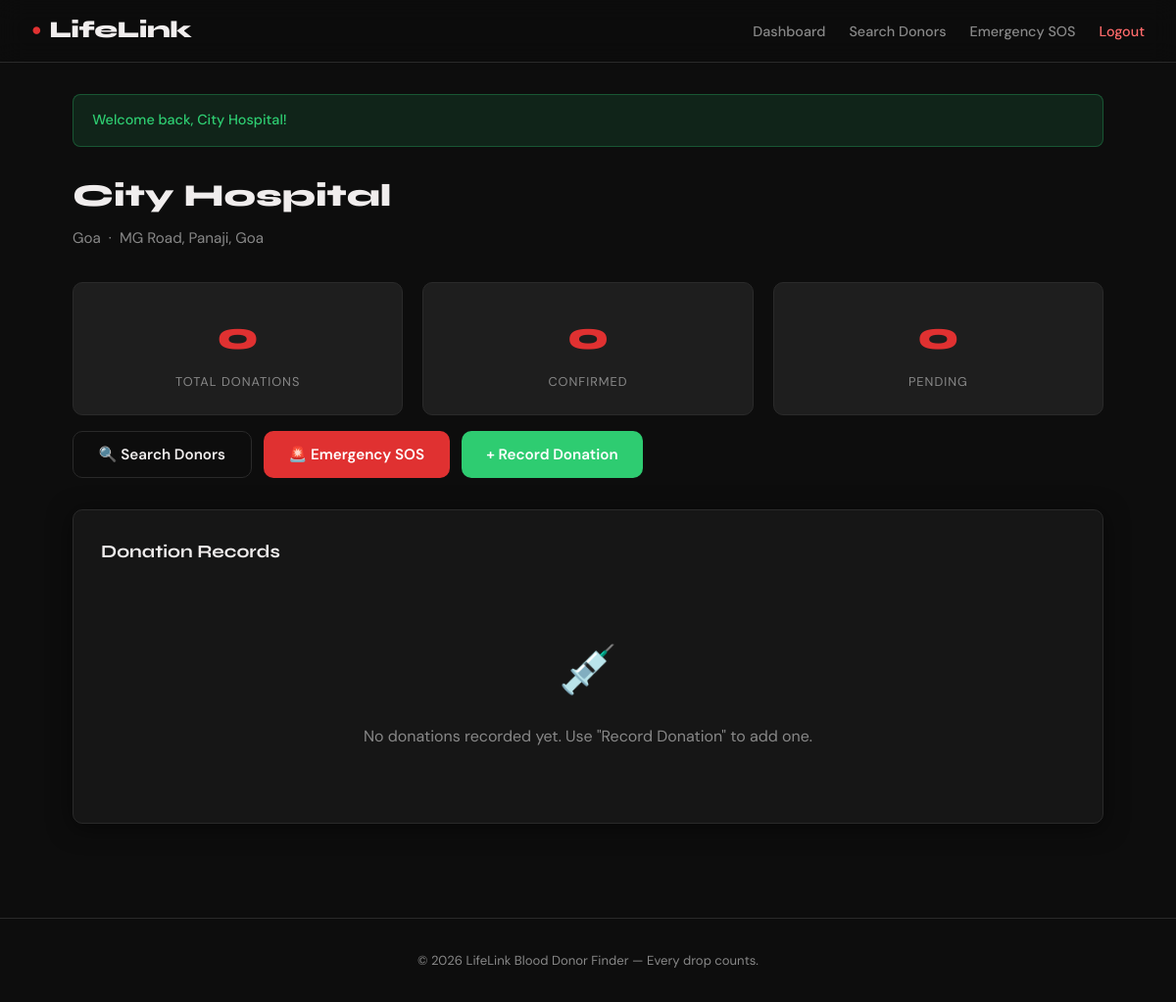
Page /hospital/dashboard.php (signed in) on the committed database.
### tables this page shows
CREATE TABLE IF NOT EXISTS `hospitals` (
  `id`      INT UNSIGNED AUTO_INCREMENT PRIMARY KEY,
  `user_id` INT UNSIGNED NOT NULL UNIQUE,
  `city`    VARCHAR(100) NOT NULL,
  `address` VARCHAR(255) DEFAULT NULL,
  CONSTRAINT `fk_hosp_user` FOREIGN KEY (`user_id`) REFERENCES `users`(`id`) ON DELETE CASCADE
);

CREATE TABLE IF NOT EXISTS `users` (
  `id`         INT UNSIGNED AUTO_INCREMENT PRIMARY KEY,
  `name`       VARCHAR(100) NOT NULL,
  `email`      VARCHAR(150) NOT NULL UNIQUE,
  `password`   VARCHAR(255) NOT NULL,
  `role`       ENUM('donor','patient','hospital') NOT NULL DEFAULT 'donor',
  `phone`      VARCHAR(20) DEFAULT NULL,
  `created_at` DATETIME NOT NULL DEFAULT CURRENT_TIMESTAMP,
  `updated_at` DATETIME NOT NULL DEFAULT CURRENT_TIMESTAMP ON UPDATE CURRENT_TIMESTAMP
);

### includes/helpers.php (called while the page is built, shortened)
<?php
function sanitize(string $val): string {
    return htmlspecialchars(trim($val), ENT_QUOTES, 'UTF-8');
}

### hospital/dashboard.php (the view, shortened to what this page needs)
<?php
require_once __DIR__ . '/../includes/helpers.php';
$pdo    = getDB();
$userId = (int) $_SESSION['user_id'];
$hStmt = $pdo->prepare('SELECT h.*, u.name, u.email, u.phone FROM hospitals h JOIN users u ON u.id = h.user_id WHERE h.user_id = ?');
$hStmt->execute([$userId]);
$hospital = $hStmt->fetch();
$stats = $pdo->prepare('SELECT
    COUNT(*) AS total,
    SUM(CASE WHEN status="confirmed" THEN 1 ELSE 0 END) AS confirmed,
    SUM(CASE WHEN status="pending"   THEN 1 ELSE 0 END) AS pending
    FROM donations WHERE hospital_id = ?');
$stats->execute([$userId]);
$statRow = $stats->fetch();
$dStmt = $pdo->prepare('
    SELECT don.*, u.name AS donor_name, u.phone AS donor_phone, d.blood_group
    FROM donations don
    JOIN donors d ON d.id = don.donor_id
    JOIN users u ON u.id = d.user_id
    WHERE don.hospital_id = ?
    ORDER BY don.created_at DESC LIMIT 20
');
$dStmt->execute([$userId]);
$donations = $dStmt->fetchAll();
include __DIR__ . '/../includes/header.php';
?>
<div class="page-header fade-in">
  <h2><?= sanitize($hospital['name'] ?? 'Hospital Dashboard') ?></h2>
  <p><?= sanitize($hospital['city'] ?? '') ?> &nbsp;·&nbsp; <?= sanitize($hospital['address'] ?? '') ?></p>
</div>
<div class="grid-3 fade-in mb-2">
  <div class="stat-tile">
    <div class="stat-num" id="stat-total"><?= (int)$statRow['total'] ?></div>
    <div class="stat-label">Total Donations</div>
  </div>
  <div class="stat-tile">
    <div class="stat-num" id="stat-confirmed"><?= (int)$statRow['confirmed'] ?></div>
    <div class="stat-label">Confirmed</div>
  </div>
  <div class="stat-tile">
    <div class="stat-num" id="stat-pending"><?= (int)$statRow['pending'] ?></div>
    <div class="stat-label">Pending</div>
  </div>
</div>
<div style="display:flex;gap:.75rem;flex-wrap:wrap;margin-bottom:2rem;" class="fade-in">
  <a href="<?= APP_URL ?>/patient/search.php" class="btn btn-outline">🔍 Search Donors</a>
  <a href="<?= APP_URL ?>/patient/emergency.php" class="btn btn-primary">🚨 Emergency SOS</a>
  <a href="<?= APP_URL ?>/hospital/add_donation.php" class="btn btn-green">+ Record Donation</a>
</div>
<div class="card fade-in">
  <div class="card-title">Donation Records</div>
  <?php if (empty($donations)): ?>
    <div class="empty-state"><div class="empty-icon">💉</div><p>No donations recorded yet. Use "Record Donation" to add one.</p></div>
  <?php endif; ?>
</div>
<?php include __DIR__ . '/../includes/footer.php'; ?>

### assets/css/main.css (style rules this page uses)
:root { --red: #E03131; --red-dark: #B02020; --red-light: #FF6B6B; --bg: #0D0D0D; --bg-card: #161616; --bg-panel: #1E1E1E; --border: #2A2A2A; --text: #F0EDED; --text-muted: #888; --green: #2ECC71; --yellow: #F39C12; --blue: #3498DB; --radius: 10px; --font-head: 'Syne', sans-serif; --font-body: 'DM Sans', sans-serif; --shadow: 0 4px 24px rgba(0,0,0,.5); }
*, *::before, *::after { box-sizing: border-box; margin: 0; padding: 0; }
html { font-size: 16px; scroll-behavior: smooth; }
body { background: var(--bg); color: var(--text); font-family: var(--font-body); font-weight: 400; line-height: 1.6; min-height: 100vh; }
a { color: var(--red-light); text-decoration: none; }
.btn { display: inline-flex; align-items: center; gap: .5rem; padding: .7rem 1.6rem; border: none; cursor: pointer; font-family: var(--font-body); font-size: .95rem; font-weight: 600; border-radius: var(--radius); transition: all .2s; text-decoration: none; }
.btn-primary { background: var(--red); color: #fff; }
.btn-outline { background: transparent; color: var(--text); border: 1.5px solid var(--border); }
.btn-green { background: var(--green); color: #fff; }
.card { background: var(--bg-card); border: 1px solid var(--border); border-radius: var(--radius); padding: 1.75rem; box-shadow: var(--shadow); }
.card-title { font-family: var(--font-head); font-size: 1.15rem; font-weight: 700; margin-bottom: 1.2rem; color: var(--text); }
.grid-3 { display: grid; grid-template-columns: repeat(auto-fit, minmax(200px, 1fr)); gap: 1.25rem; }
.stat-tile { background: var(--bg-panel); border: 1px solid var(--border); border-radius: var(--radius); padding: 1.4rem; text-align: center; }
.stat-tile .stat-num { font-family: var(--font-head); font-size: 2.5rem; font-weight: 800; color: var(--red); }
.stat-tile .stat-label { font-size: .8rem; color: var(--text-muted); text-transform: uppercase; letter-spacing: 1px; margin-top: .3rem; }
.page-header { margin-bottom: 2rem; }
.page-header h2 { font-family: var(--font-head); font-size: 2rem; font-weight: 800; }
.page-header p { color: var(--text-muted); font-size: .95rem; margin-top: .4rem; }
.fade-in { animation: fadeInUp .5s ease both; }
.mb-2 { margin-bottom: 1rem; }
.empty-state { text-align: center; padding: 3rem; color: var(--text-muted); }
.empty-state .empty-icon { font-size: 3rem; margin-bottom: 1rem; }

### rows in the picture
hospitals: user.name "City Hospital", city "Goa", address "MG Road, Panaji, Goa"

### other values in the picture
$flash['msg'] "Welcome back, City Hospital!"
$statRow['total'] "0"
$statRow['confirmed'] "0"
$statRow['pending'] "0"
